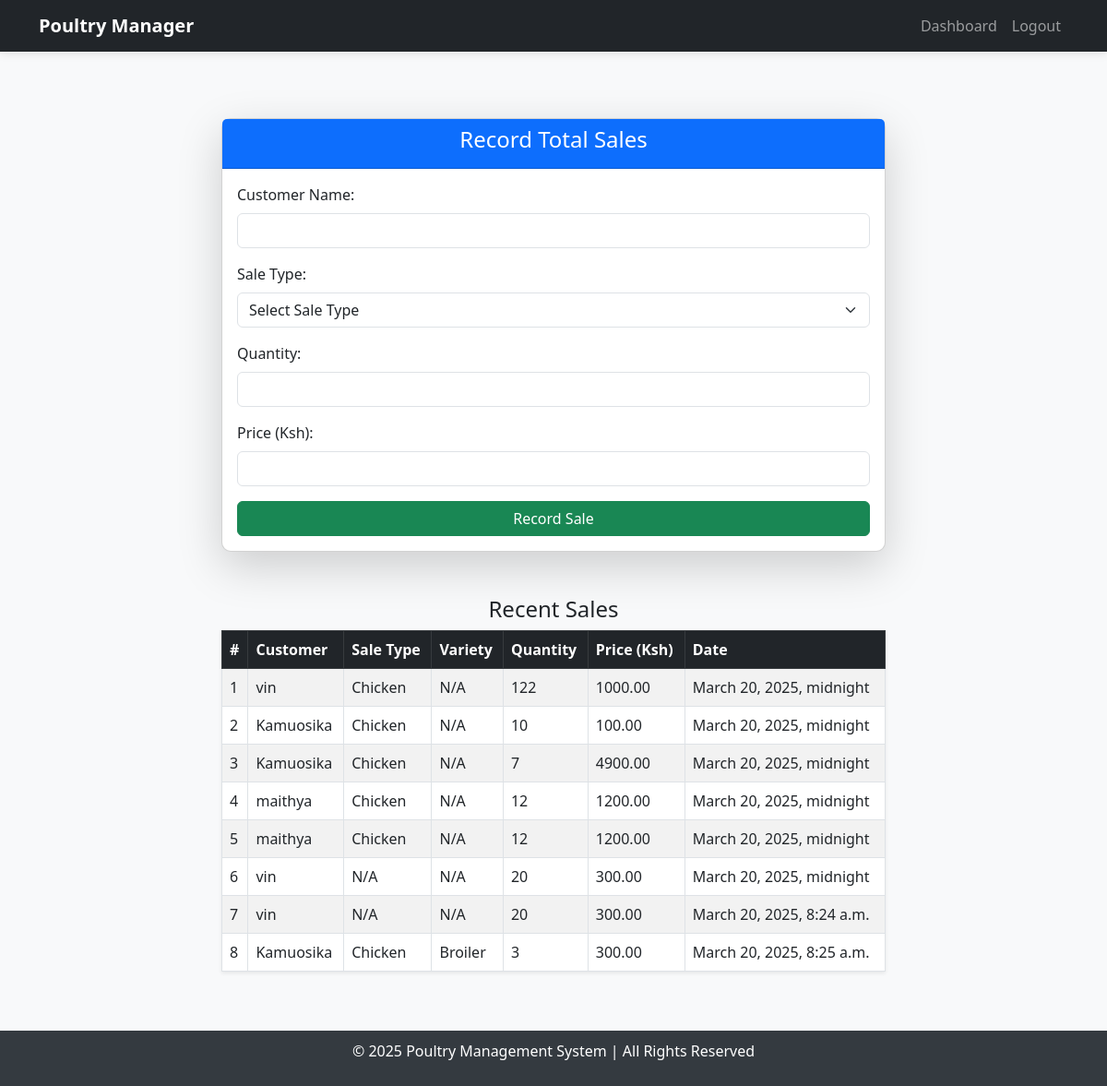
Page /record-sale/ (signed in) on the committed database.
### poultry/models.py (models this page shows, shortened)
class Sale(models.Model):
    customer_name = models.CharField(max_length=100)
    chicken = models.ForeignKey(Chicken, null=True, blank=True, on_delete=models.CASCADE)
    eggs = models.ForeignKey(Egg, null=True, blank=True, on_delete=models.CASCADE)
    quantity = models.PositiveIntegerField()
    price = models.DecimalField(max_digits=10, decimal_places=2)
    date_sold = models.DateTimeField(auto_now_add=True)
    chicken_variety = models.CharField(max_length=50, null=True, blank=True)
    egg_variety = models.CharField(max_length=20, null=True, blank=True)

### poultry/views.py (the view, shortened to what this page needs)
# urls.py: path('record-sale/', views.record_poultry_sale, name='record_poultry_sale'),
@login_required
def record_poultry_sale(request):
    return render(request, "poultry/record_sale.html", {
        "sales": Sale.objects.all(),
        "chickens": Chicken.objects.all(),
        "eggs": Egg.objects.all(),
    })

### poultry/models.py (called while the page is built)
    def __str__(self):
        return f"{self.category} - {self.quantity} - {self.age_in_weeks} weeks"

    def __str__(self):
        return f"{self.quantity} {self.variety} eggs on {self.collected_date}"

### poultry/templates/poultry/record_sale.html (shortened to what this page needs)
{% extends 'base.html' %}
{% load static %}
{% block content %}
<div class="container mt-5">
    <div class="row justify-content-center">
        <div class="col-md-8">
            <div class="card shadow-lg">
                <div class="card-header bg-primary text-white text-center">
                    <h4>Record Total Sales</h4>
                </div>
                <div class="card-body">
                    <form method="POST">
                        <div class="mb-3">
                            <label class="form-label">Customer Name:</label>
                            <input type="text" name="customer_name" class="form-control" required>
                        </div>
                        <div class="mb-3">
                            <label class="form-label">Sale Type:</label>
                            <select name="sale_type" id="saleType" class="form-select" required>
                                <option value="">Select Sale Type</option>
                            </select>
                        </div>
                        <div class="mb-3">
                            <label class="form-label">Quantity:</label>
                            <input type="number" name="quantity" class="form-control" required>
                        </div>
                        <div class="mb-3">
                            <label class="form-label">Price (Ksh):</label>
                            <input type="number" name="price" class="form-control" required>
                        </div>
                        <button type="submit" class="btn btn-success w-100">Record Sale</button>
                    </form>
                </div>
            </div>
            <div class="mt-5">
                <h4 class="text-center">Recent Sales</h4>
                <table class="table table-bordered table-striped shadow-sm">
                    <thead class="table-dark">
                        <tr>
                            <th>#</th>
                            <th>Customer</th>
                            <th>Sale Type</th>
                            <th>Variety</th>
                            <th>Quantity</th>
                            <th>Price (Ksh)</th>
                            <th>Date</th>
                        </tr>
                    </thead>
                    <tbody>
                        {% for sale in sales %}
                        <tr>
                            <td>{{ forloop.counter }}</td>
                            <td>{{ sale.customer_name }}</td>
                            <td>
                                {% if sale.chicken %}
                                    Chicken
                                {% elif sale.egg %}
                                    Egg
                                {% else %}
                                    N/A
                                {% endif %}
                            </td>
                            <td>
                                {% if sale.chicken_variety %}
                                    {{ sale.chicken_variety|title }}
                                {% else %}
                                    N/A
                                {% endif %}
                            </td>
                            <td>{{ sale.quantity }}</td>
                            <td>{{ sale.price }}</td>
                            <td>{{ sale.date_sold }}</td>
                        </tr>
                        {% empty %}
                        <tr>
                            <td colspan="7" class="text-center text-muted">No sales recorded yet.</td>
                        </tr>
                        {% endfor %}
                    </tbody>
                </table>
            </div>
        </div>
    </div>
</div>
{% endblock %}

### poultry/templates/base.html (style rules this page uses)
body { display: flex; flex-direction: column; min-height: 100vh; background-color: #f8f9fa; }
.card { border-radius: 10px; transition: transform 0.2s; }

### rows in the picture
Sale: customer_name "vin", shows "Chicken", shows "N/A", quantity "122", price "1000.00", date_sold "March 20, 2025, midnight"
Sale: customer_name "Kamuosika", shows "Chicken", shows "N/A", quantity "10", price "100.00", date_sold "March 20, 2025, midnight"
Sale: customer_name "Kamuosika", shows "Chicken", shows "N/A", quantity "7", price "4900.00", date_sold "March 20, 2025, midnight"
Sale: customer_name "maithya", shows "Chicken", shows "N/A", quantity "12", price "1200.00", date_sold "March 20, 2025, midnight"
Sale: customer_name "maithya", shows "Chicken", shows "N/A", quantity "12", price "1200.00", date_sold "March 20, 2025, midnight"
Sale: customer_name "vin", shows "N/A", quantity "20", price "300.00", date_sold "March 20, 2025, midnight"
Sale: customer_name "vin", shows "N/A", quantity "20", price "300.00", date_sold "March 20, 2025, 8:24 a.m."
Sale: customer_name "Kamuosika", shows "Chicken", chicken_variety "Broiler", quantity "3", price "300.00", date_sold "March 20, 2025, 8:25 a.m."
